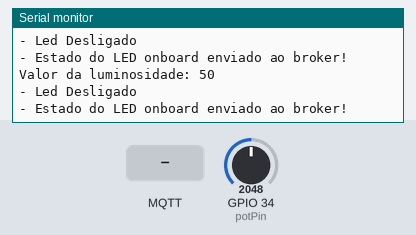
This sketch was run on a simulated ESP32. Parts: the last lines printed to the serial monitor. Inputs (shaded band) come from the test bench; at power-on: GPIO 34 (potPin) = 2048. WiFi joins after 1.5 s; servers stay silent unless stated; no MQTT or app messages arrive unless stated.

Above: at 9.9 s.
10.0 s: MQTT message "1" arrives on the first subscribed topic
12.2 s: MQTT message "on" arrives on the first subscribed topic
14.2 s: MQTT message "off" arrives on the first subscribed topic
16.2 s: GPIO 34 (potPin) set to 2866
At 17.5 s:
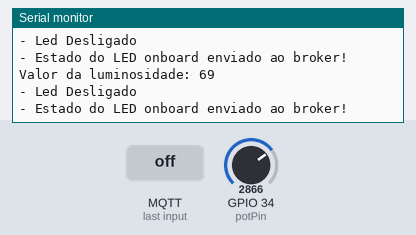
17.7 s: GPIO 34 (potPin) set to 3603
At 18.6 s:
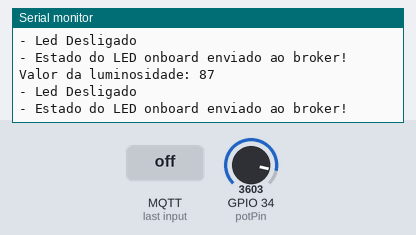
Timing chart, 0 to 20.2 s (numbered marks = the images above; inputs shaded):
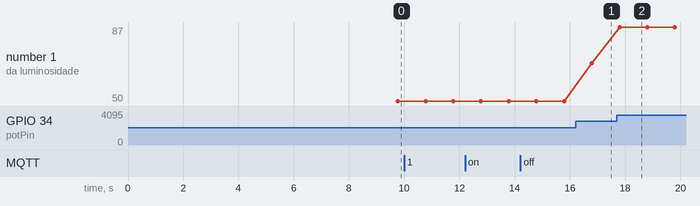

The sketch:

codigo.ino
```cpp
#include <WiFi.h> // Biblioteca para conexão Wi-Fi
#include <PubSubClient.h> // Biblioteca para comunicação MQTT

// Configurações - variáveis editáveis
const char* default_SSID = "Wokwi-GUEST"; // Nome da rede Wi-Fi
const char* default_PASSWORD = ""; // Senha da rede Wi-Fi
const char* default_BROKER_MQTT = "191.232.39.114"; // IP do Broker MQTT
const int default_BROKER_PORT = 1883; // Porta do Broker MQTT
const char* default_TOPICO_SUBSCRIBE = "/TEF/lamp001/cmd"; // Tópico MQTT para receber comandos
const char* default_TOPICO_PUBLISH_1 = "/TEF/lamp001/attrs"; // Tópico MQTT para publicar informações de estado
const char* default_TOPICO_PUBLISH_2 = "/TEF/lamp001/attrs/l"; // Tópico MQTT para publicar informações de luminosidade
const char* default_ID_MQTT = "fiware_001"; // Identificador único do cliente MQTT
const int default_D4 = 2; // Pino do LED onboard
// Declaração da variável para o prefixo do tópico
const char* topicPrefix = "lamp001";  // Prefixo do tópico MQTT para comandos

// Variáveis para configurações editáveis
char* SSID = const_cast<char*>(default_SSID); // Rede Wi-Fi
char* PASSWORD = const_cast<char*>(default_PASSWORD); // Senha da rede Wi-Fi
char* BROKER_MQTT = const_cast<char*>(default_BROKER_MQTT); // Endereço IP do Broker MQTT
int BROKER_PORT = default_BROKER_PORT;  // Porta do Broker MQTT
char* TOPICO_SUBSCRIBE = const_cast<char*>(default_TOPICO_SUBSCRIBE); // Tópico para escuta
char* TOPICO_PUBLISH_1 = const_cast<char*>(default_TOPICO_PUBLISH_1); // Tópico para publicação de status
char* TOPICO_PUBLISH_2 = const_cast<char*>(default_TOPICO_PUBLISH_2); // Tópico para publicação de luminosidade
char* ID_MQTT = const_cast<char*>(default_ID_MQTT); // ID MQTT
int D4 = default_D4;  // Pino do LED onboard

WiFiClient espClient; // Cliente Wi-Fi
PubSubClient MQTT(espClient); // Cliente MQTT utilizando o cliente Wi-Fi
char EstadoSaida = '0'; // Estado atual do LED ('0' para desligado, '1' para ligado)

// Inicializa a comunicação serial
void initSerial() {
    Serial.begin(115200); // Configura a velocidade de comunicação serial
}

// Inicializa a conexão Wi-Fi
void initWiFi() {
    delay(10);  // Atraso para garantir estabilidade
    Serial.println("------Conexao WI-FI------");
    Serial.print("Conectando-se na rede: ");
    Serial.println(SSID);
    Serial.println("Aguarde");
    reconectWiFi(); // Tenta conectar ao Wi-Fi
}

// Inicializa a conexão MQTT
void initMQTT() {
    MQTT.setServer(BROKER_MQTT, BROKER_PORT); // Configura o servidor MQTT
    MQTT.setCallback(mqtt_callback);  // Define a função de callback para processamento de mensagens MQTT
}

// Função de setup: executa uma vez no início
void setup() {
    InitOutput(); // Inicializa o LED
    initSerial(); // Inicializa a comunicação serial
    initWiFi(); // Inicializa a conexão Wi-Fi
    initMQTT(); // Inicializa a conexão MQTT
    delay(5000);  // Atraso para estabilizar conexões
    MQTT.publish(TOPICO_PUBLISH_1, "s|on"); // Publica o estado inicial do LED
}

// Loop principal: executa continuamente
void loop() {
    VerificaConexoesWiFIEMQTT();  // Verifica as conexões Wi-Fi e MQTT
    EnviaEstadoOutputMQTT();  // Envia o estado do LED ao broker MQTT
    handleLuminosity(); // Lê e envia o nível de luminosidade ao broker MQTT
    MQTT.loop();  // Mantém a conexão MQTT ativa
}

// Tenta reconectar ao Wi-Fi se estiver desconectado
void reconectWiFi() {
    if (WiFi.status() == WL_CONNECTED)
        return; // Se já estiver conectado, sai da função
    WiFi.begin(SSID, PASSWORD); // Inicia a conexão Wi-Fi
    while (WiFi.status() != WL_CONNECTED) { // Espera até conectar
        delay(100);
        Serial.print(".");
    }
    Serial.println();
    Serial.println("Conectado com sucesso na rede ");
    Serial.print(SSID);
    Serial.println("IP obtido: ");
    Serial.println(WiFi.localIP());

    // Garantir que o LED inicie desligado
    digitalWrite(D4, LOW);
}

// Função de callback para processar mensagens MQTT recebidas
void mqtt_callback(char* topic, byte* payload, unsigned int length) {
    String msg;
    for (int i = 0; i < length; i++) {
        char c = (char)payload[i];
        msg += c;
    }
    Serial.print("- Mensagem recebida: ");
    Serial.println(msg);

    // Formata os tópicos de comparação
    String onTopic = String(topicPrefix) + "@on|";
    String offTopic = String(topicPrefix) + "@off|";

    // Verifica o comando recebido e ajusta o estado do LED
    if (msg.equals(onTopic)) {  // Comando para ligar o LED
        digitalWrite(D4, HIGH);
        EstadoSaida = '1';
    }

    if (msg.equals(offTopic)) { // Comando para desligar o LED
        digitalWrite(D4, LOW);
        EstadoSaida = '0';
    }
}

// Verifica as conexões Wi-Fi e MQTT e tenta reconectar se necessário
void VerificaConexoesWiFIEMQTT() {
    if (!MQTT.connected())
        reconnectMQTT();  // Tenta reconectar ao broker MQTT
    reconectWiFi(); // Tenta reconectar ao Wi-Fi
}

// Envia o estado do LED ao broker MQTT
void EnviaEstadoOutputMQTT() {
    if (EstadoSaida == '1') {
        MQTT.publish(TOPICO_PUBLISH_1, "s|on");
        Serial.println("- Led Ligado");
    }

    if (EstadoSaida == '0') {
        MQTT.publish(TOPICO_PUBLISH_1, "s|off");
        Serial.println("- Led Desligado");
    }
    Serial.println("- Estado do LED onboard enviado ao broker!");
    delay(1000);  // Atraso para não sobrecarregar o broker
}

// Inicializa o estado do LED onboard
void InitOutput() {
    pinMode(D4, OUTPUT);  // Configura o pino do LED como saída
    digitalWrite(D4, HIGH); // Liga o LED inicialmente
    boolean toggle = false;

    // Pisca o LED para indicar inicialização
    for (int i = 0; i <= 10; i++) {
        toggle = !toggle;
        digitalWrite(D4, toggle);
        delay(200);
    }
}

// Tenta reconectar ao broker MQTT se a conexão for perdida
void reconnectMQTT() {
    while (!MQTT.connected()) { // Continua tentando até conectar
        Serial.print("* Tentando se conectar ao Broker MQTT: ");
        Serial.println(BROKER_MQTT);
        if (MQTT.connect(ID_MQTT)) {  // Tenta conectar
            Serial.println("Conectado com sucesso ao broker MQTT!");
            MQTT.subscribe(TOPICO_SUBSCRIBE); // Inscreve-se no tópico de comandos
        } else {
            Serial.println("Falha ao reconectar no broker.");
            Serial.println("Haverá nova tentativa de conexão em 2s");
            delay(2000);  // Atraso entre tentativas
        }
    }
}

// Lê o valor do sensor de luminosidade e publica no broker MQTT
void handleLuminosity() {
    const int potPin = 34;  // Pino analógico para leitura do sensor de luminosidade
    int sensorValue = analogRead(potPin); // Lê o valor do sensor
    int luminosity = map(sensorValue, 0, 4095, 0, 100); // Mapeia o valor para uma escala de 0 a 100
    String mensagem = String(luminosity); // Converte para string
    Serial.print("Valor da luminosidade: ");
    Serial.println(mensagem.c_str());
    MQTT.publish(TOPICO_PUBLISH_2, mensagem.c_str()); // Publica o valor de luminosidade no broker
}
```

Measured:
- after the input at 16.2 s, the serial monitor: prints a new line after 0.59 s (image 1)
- after the input at 17.7 s, the serial monitor: prints a new line after 0.09 s (image 2)
- plotted number 1: 50 → 69 after the input at 16.2 s, 69 → 87 after the input at 17.7 s
